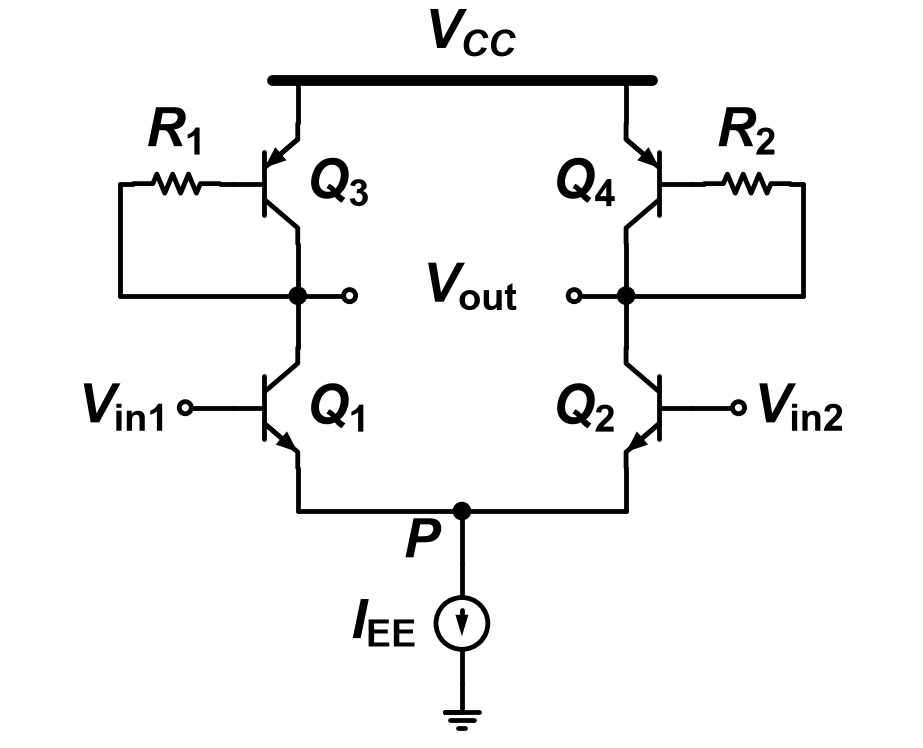

Write the Python code that produced this figure.
"""2015-1 중간 Q3 — 기준: Q3.md '회로 — Fig Q3'."""
import schemdraw.elements as elm
from schem_style import Resistor, dot, gate_terminal, new_drawing, rail

RAIL_Y = 9.0


def bjt(d, cls, at, anchor, mirror=False, label=None, loc=None):
    """베이스 왼쪽(mirror면 오른쪽). npn은 컬렉터 위, pnp는 이미터 위."""
    e = cls().right()
    if mirror:
        e = e.reverse()
    e = e.anchor(anchor).at(at)
    if label:
        e = e.label(label, loc=loc or ("left" if mirror else "right"))
    return d.add(e)


def draw():
    d = new_drawing()
    R = RAIL_Y
    xl, xr = 0, 3.8
    xm = (xl + xr) / 2
    rail(d, (xl - 0.3, R), (xr + 0.3, R))
    d.add(elm.Label().right().at((xm, R + 0.15)).label(r"$V_{CC}$", valign="bottom"))
    # 위 pnp: Q3 보통, Q4 좌우 반전. 이미터가 레일에서 조금 아래
    ye = R - 0.5
    q3 = bjt(d, elm.BjtPnp, (xl, ye), "emitter", label=r"$Q_\mathrm{3}$")
    q4 = bjt(d, elm.BjtPnp, (xr, ye), "emitter", mirror=True, label=r"$Q_\mathrm{4}$")
    for q in (q3, q4):
        d.add(elm.Line().up().at(q.emitter).toy(R))
    # 출력 접속점, 두 원이 가운데에서 마주 보고 그 사이에 V_out
    d.add(elm.Line().down().at(q3.collector).length(0.6)); out1 = dot(d)
    d.add(elm.Line().down().at(q4.collector).length(0.6)); out2 = dot(d)
    d.add(elm.Line().right().at(out1.center).length(0.6)); dot(d, open_=True)
    d.add(elm.Line().left().at(out2.center).length(0.6)); dot(d, open_=True)
    d.add(elm.Label().right().at((xm, out1.center.y)).label(r"$V_\mathrm{out}$"))
    # 귀환 저항: 베이스 → 가로 R → 바깥 끝에서 아래로 출력 높이 → 출력 접속점
    for q, out, s, name in ((q3, out1, -1, "1"), (q4, out2, 1, "2")):
        xa, xb = q.base.x + s * 0.15, q.base.x + s * 1.15   # 저항 안쪽 끝, 바깥 끝
        xo = xb + s * 0.15                                   # 귀환 세로선
        d.add(elm.Line().at(q.base).tox(xa))
        d.add(Resistor().right().at((min(xa, xb), q.base.y)).to((max(xa, xb), q.base.y))
              .label(r"$R_\mathrm{%s}$" % name, "top", ofst=0.2))
        d.add(elm.Line().at((xb, q.base.y)).tox(xo))
        d.add(elm.Line().down().toy(out.center.y))
        d.add(elm.Line().tox(out.center.x))
    # 입력 쌍: Q1 보통, Q2 좌우 반전
    d.add(elm.Line().down().at(out1.center).length(0.6))
    q1 = bjt(d, elm.BjtNpn, d.here, "collector", label=r"$Q_\mathrm{1}$")
    d.add(elm.Line().down().at(out2.center).length(0.6))
    q2 = bjt(d, elm.BjtNpn, d.here, "collector", mirror=True, label=r"$Q_\mathrm{2}$")
    gate_terminal(d, q1.base, r"$V_\mathrm{in1}$", open_=True)
    gate_terminal(d, q2.base, r"$V_\mathrm{in2}$", open_=True, right=True)
    # 두 이미터 → 아래 → 가운데 P 접속점 → I_EE → 접지
    ybot = q1.emitter.y - 0.5
    d.add(elm.Line().down().at(q1.emitter).toy(ybot))
    d.add(elm.Line().right().tox(xm)); p = dot(d)
    d.add(elm.Line().right().tox(xr))
    d.add(elm.Line().up().toy(q2.emitter.y))
    d.add(elm.Line().down().at(p.center).length(0.6))
    d.add(elm.Label().right().at((xm - 0.35, ybot - 0.12)).label(r"$P$", halign="right", valign="top"))
    iee = d.add(elm.SourceI().down().length(1.4).scale(0.6)
                .label(r"$I_\mathrm{EE}$", "top", ofst=0.35))
    d.add(elm.Ground().at(iee.end).scale(0.8))
    return d
